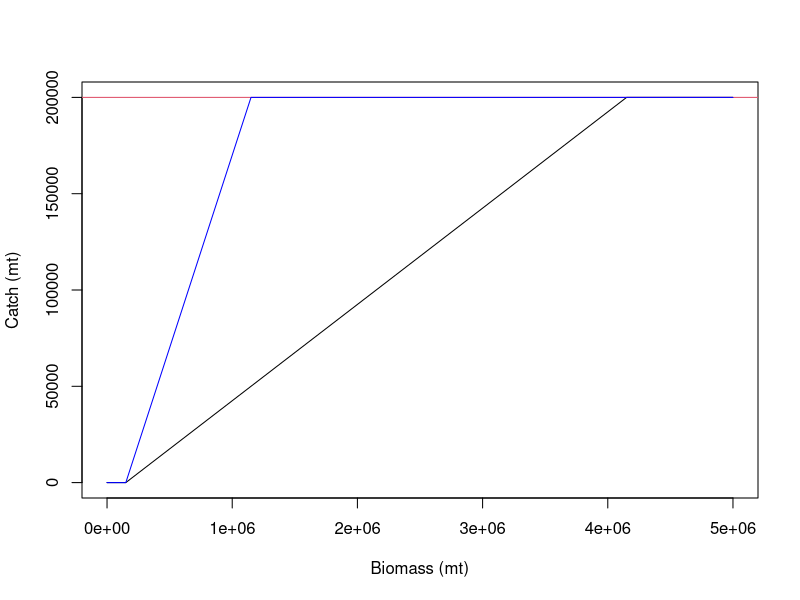

Write the R code that produced this figure.
x <- c(0, seq(150000, 5000000, by = 50000))
y <- function(x, Fmsy){
  HG <- (x-150000)*Fmsy
  if(HG < 0) HG <- 0
  if(HG > 200000) HG <- 200000
  
  return(HG)
}

y5 <- sapply(x, y, Fmsy = 0.05)
y20 <- sapply(x, y, Fmsy = 0.2)  

plot(x, y5, type = "l", xlab = "Biomass (mt)", ylab = "Catch (mt)")
abline(h = 200000, col = 2)
lines(x, y20, col = "blue")
